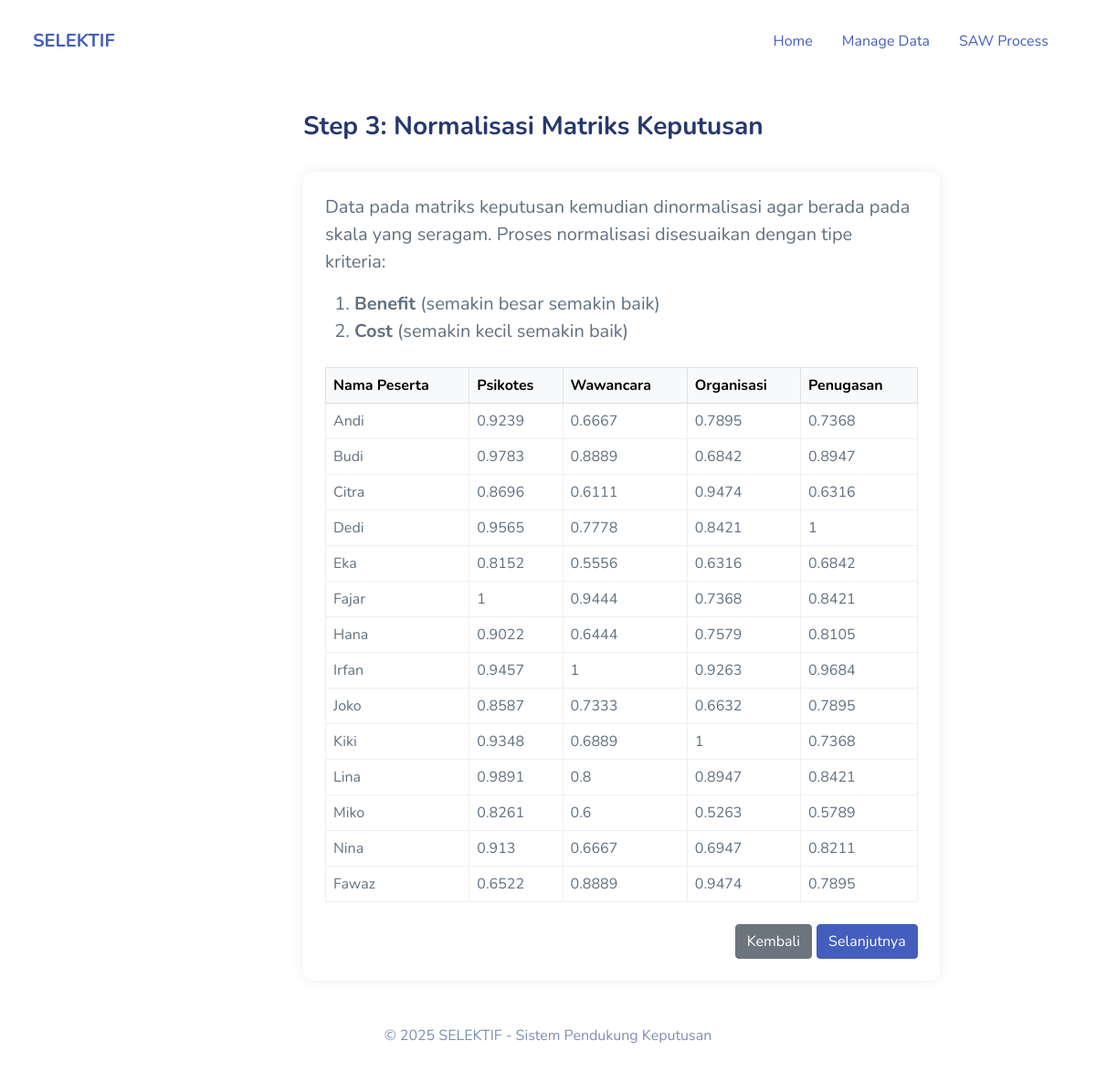
/saw-progress-step3.php, run on the app's committed database.
### tables this page shows
CREATE TABLE `kriteria` (
    `id` int(11) NOT NULL,
    `nama_kriteria` varchar(100) DEFAULT NULL,
    `bobot` float DEFAULT NULL,
    `jenis` enum('benefit', 'cost') NOT NULL DEFAULT 'benefit'
);

CREATE TABLE `peserta` (
    `id` int(11) NOT NULL,
    `nama` varchar(100) DEFAULT NULL
);

CREATE TABLE `nilai` (
    `id` int(11) NOT NULL,
    `peserta_id` int(11) DEFAULT NULL,
    `kriteria_id` int(11) DEFAULT NULL,
    `nilai` float DEFAULT NULL
);

### saw-progress-step3.php (the view, shortened to what this page needs)
<?php
require 'service/conn.php';
require 'layout/head.php';
?>
<body>
    <div id="app">
        <?php require 'layout/navbar.php'; ?>
        <div id="main">
            <div class="page-heading">
                <h3>Step 3: Normalisasi Matriks Keputusan</h3>
            </div>
            <div class="page-content justify-content-center">
                <div class="col-md-10">
                    <div class="card border-light mb-3" style="max-width: 75rem;">
                        <div class="card-body fs-5">
                            <p class="card-text">
                                Data pada matriks keputusan kemudian dinormalisasi agar berada pada skala yang seragam. Proses normalisasi disesuaikan dengan tipe kriteria:
                            </p>
                            <ol type="1">
                                <li><b>Benefit</b> (semakin besar semakin baik)</li>
                                <li><b>Cost</b> (semakin kecil semakin baik)</li>
                            </ol>
                            <table class="table table-bordered mt-4">
                                <thead class="table-light">
                                    <tr>
                                        <th>Nama Peserta</th>
                                        <?php
                                        $kriteria = $koneksi->query("SELECT * FROM kriteria");
                                        $kriteria_array = [];
                                        while ($k = $kriteria->fetch_assoc()) {
                                            $kriteria_array[] = $k;
                                            echo "<th>{$k['nama_kriteria']}</th>";
                                        }
                                        ?>
                                    </tr>
                                </thead>
                                <tbody>
                                    <?php
                                    $peserta = $koneksi->query("SELECT * FROM peserta");
                                    $peserta_array = [];
                                    while ($p = $peserta->fetch_assoc()) {
                                        $peserta_array[] = $p;
                                    }
                                    $max_min = [];
                                    foreach ($kriteria_array as $k) {
                                        $k_id = $k['id'];
                                        $nilai_q = $koneksi->query("SELECT nilai FROM nilai WHERE kriteria_id = '$k_id'");
                                        $nilai_arr = [];
                                        while ($n = $nilai_q->fetch_assoc()) {
                                            $nilai_arr[] = $n['nilai'];
                                        }
                                        $max_min[$k_id] = [
                                            'max' => max($nilai_arr),
                                            'min' => min($nilai_arr),
                                        ];
                                    }
                                    foreach ($peserta_array as $p) {
                                        echo "<tr>";
                                        echo "<td>{$p['nama']}</td>";
                                        foreach ($kriteria_array as $k) {
                                            $nid = $p['id'];
                                            $kid = $k['id'];
                                            $nilai = $koneksi->query("SELECT nilai FROM nilai WHERE peserta_id = '$nid' AND kriteria_id = '$kid'")->fetch_assoc();
                                            $n = $nilai['nilai'] ?? 0;
                                            if ($k['jenis'] == 'benefit') {
                                                $r = $n / $max_min[$kid]['max'];
                                            } else {
                                                $r = $max_min[$kid]['min'] / $n;
                                            }
                                            echo "<td>" . round($r, 4) . "</td>";
                                        }
                                        echo "</tr>";
                                    }
                                    ?>
                                </tbody>
                            </table>
                            <div class="text-end mt-4">
                                <a href="saw-progress-step2.php" class="btn btn-secondary">Kembali</a>
                                <a href="saw-progress-step4.php" class="btn btn-primary">Selanjutnya</a>
                            </div>
                        </div>
                    </div>
                </div>
            </div>
        </div>
    <?php require 'layout/footer.php'; ?>
</body>
</html>

### assets/css/app.css (style rules this page uses)
.btn.btn-danger,.btn.btn-info,.btn.btn-primary,.btn.btn-secondary,.btn.btn-success,.btn.btn-warning { color:#fff }
.card { margin-bottom:2.2rem;border:none }
.card .card-body { padding:1.5rem }
.dataTable-table td,.dataTable-table thead th,.table td,.table thead th { vertical-align:middle }
.dataTable-table:not(.table-borderless) thead th,.table:not(.table-borderless) thead th { border-bottom:1px solid #dedede!important }
#main { margin-left:300px;padding:2rem }
.page-heading { margin:0 0 2rem }
.page-heading h3 { font-weight:700 }
a { text-decoration:none }

### data on the page
kriteria: nama_kriteria "Psikotes", id.nilai "0.9239", id.nilai "0.9783", id.nilai "0.8696", id.nilai "0.9565", id.nilai "0.8152", id.nilai "1", id.nilai "0.9022", id.nilai "0.9457", id.nilai "0.8587", id.nilai "0.9348", id.nilai "0.9891", id.nilai "0.8261", id.nilai "0.913", id.nilai "0.6522"
kriteria: nama_kriteria "Wawancara", id.nilai "0.6667", id.nilai "0.8889", id.nilai "0.6111", id.nilai "0.7778", id.nilai "0.5556", id.nilai "0.9444", id.nilai "0.6444", id.nilai "1", id.nilai "0.7333", id.nilai "0.6889", id.nilai "0.8", id.nilai "0.6"
kriteria: nama_kriteria "Organisasi", id.nilai "0.7895", id.nilai "0.6842", id.nilai "0.9474", id.nilai "0.8421", id.nilai "0.6316", id.nilai "0.7368", id.nilai "0.7579", id.nilai "0.9263", id.nilai "0.6632", id.nilai "1", id.nilai "0.8947", id.nilai "0.5263", id.nilai "0.6947"
kriteria: nama_kriteria "Penugasan", id.nilai "0.7368", id.nilai "0.8947", id.nilai "0.6316", id.nilai "1", id.nilai "0.6842", id.nilai "0.8421", id.nilai "0.8105", id.nilai "0.9684", id.nilai "0.7895", id.nilai "0.5789", id.nilai "0.8211"
peserta: nama "Andi"
peserta: nama "Budi"
peserta: nama "Citra"
peserta: nama "Dedi"
peserta: nama "Eka"
peserta: nama "Fajar"
peserta: nama "Hana"
peserta: nama "Irfan"
peserta: nama "Joko"
peserta: nama "Kiki"
peserta: nama "Lina"
peserta: nama "Miko"
peserta: nama "Nina"
peserta: nama "Fawaz"
